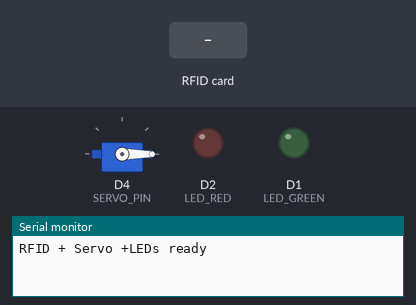
Recording of a sketch running on a simulated ESP8266 (NodeMCU). On the bench: servo, output pins drawn as LEDs (lit = HIGH), the last lines printed to the serial monitor. The inputs (shaded band) are chosen by the test bench.

Above: at 1.2 s.
1.3 s: RFID card 91 E0 76 1D held to the reader
At 1.8 s:
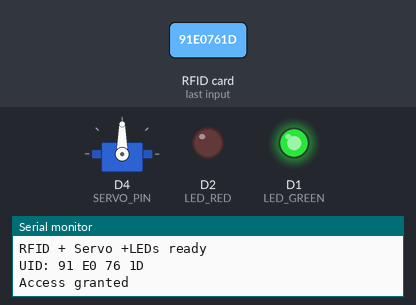
3.8 s: RFID card 5E 7A 19 C4 held to the reader
At 5.2 s:
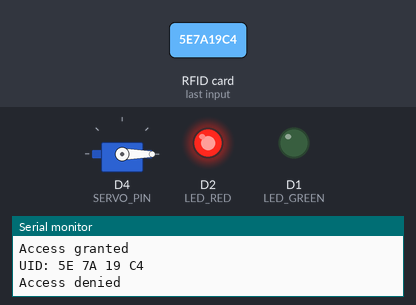
Timing chart, 0 to 7.3 s (numbered marks = the images above; inputs shaded):
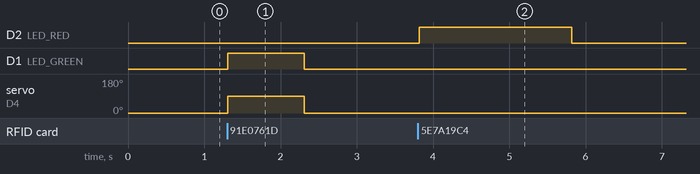

The sketch:

RFID_Servo.ino
```cpp
#include <SPI.h>
#include <MFRC522.h>
#include <Servo.h>

#define SS_PIN  D8
#define RST_PIN D3
#define SERVO_PIN D4

#define LED_GREEN D1
#define LED_RED   D2

MFRC522 rfid(SS_PIN, RST_PIN);
Servo myServo;

// ======= Zet hier jouw toegestane UID's =======
// voorbeeld UID: 04 A3 7F 22
byte allowedUID[][4] = {
  {0x91, 0xE0, 0x76, 0x1D} // Blauwe RFID tag
};

const int allowedCount = sizeof(allowedUID) / sizeof(allowedUID[0]);

// =============================================

bool isAuthorized(byte *uid, byte uidSize) {
  for (int i = 0; i < allowedCount; i++) {
    bool match = true;
    for (byte j = 0; j < uidSize; j++) {
      if (uid[j] != allowedUID[i][j]) {
        match = false;
        break;
      }
    }
    if (match) return true;
  }
  return false;
}

void setup() {
  Serial.begin(115200);
  SPI.begin();
  rfid.PCD_Init();

  myServo.attach(SERVO_PIN);
  myServo.write(0);

  pinMode(LED_GREEN, OUTPUT);
  pinMode(LED_RED, OUTPUT);


  digitalWrite(LED_GREEN, LOW);
  digitalWrite(LED_RED, LOW);

  Serial.println("RFID + Servo +LEDs ready");
}

void loop() {

  if (!rfid.PICC_IsNewCardPresent()) return;
  if (!rfid.PICC_ReadCardSerial()) return;

  Serial.print("UID:");

  for (byte i = 0; i < rfid.uid.size; i++) {
    Serial.print(" ");
    Serial.print(rfid.uid.uidByte[i], HEX);
  }
  Serial.println();

  if (isAuthorized(rfid.uid.uidByte, rfid.uid.size)) {
    Serial.println("Access granted");

    digitalWrite(LED_GREEN, HIGH);
    digitalWrite(LED_RED, LOW);

    myServo.write(90);
    delay(1000);
    myServo.write(0);

  } else {
    Serial.println("Access denied");

    digitalWrite(LED_GREEN, LOW);
    digitalWrite(LED_RED, HIGH);

    delay(2000);
  }

  digitalWrite(LED_GREEN, LOW);
  digitalWrite(LED_RED, LOW);

  rfid.PICC_HaltA();
  rfid.PCD_StopCrypto1();

  delay(500);
}
```

Measured:
- after the input at 1.3 s, D1 (LED_GREEN): LOW → HIGH at once, → LOW 1.0 s later; servo on D4 (SERVO_PIN): 0° → 90° at once, → 0° 1.0 s later
- after the input at 3.8 s, D2 (LED_RED): LOW → HIGH at once, → LOW 2.0 s later
